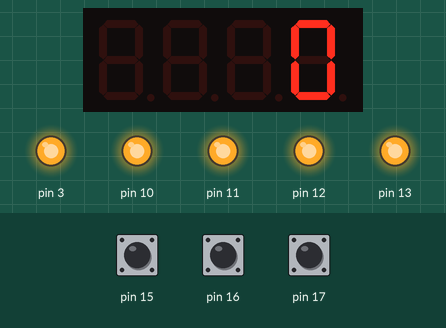
Recording of a sketch running on a simulated Arduino Uno, built with avr-gcc and run on an emulated ATmega328P. Parts: 4-digit seven-segment display, output pins drawn as LEDs (lit = HIGH). Inputs (shaded band) come from the test bench; at power-on: pin 15 HIGH, pin 16 HIGH, pin 17 HIGH.

Above: at 1.2 s.
1.3 s: pin 15 pulled LOW for 3.2 s
At 1.8 s:
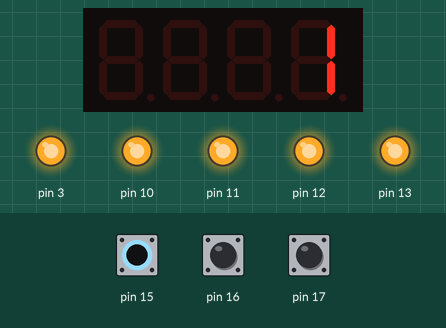
6.0 s: pin 15 pulled LOW for 0.15 s
At 6.6 s:
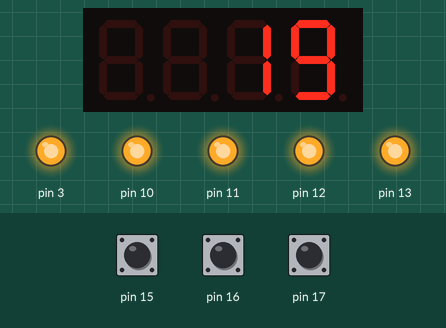
Timing chart, 0 to 9.0 s (numbered marks = the images above; inputs shaded):
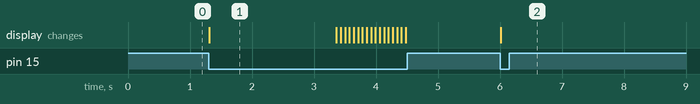

The sketch:

HW.ino
```cpp
/*
1번 누르면 숫자증가
2번 누르면 숫자감소
3번 누르면 0으로 초기화
숫자는 세븐세그먼트에 출력
*/


#include <MultiFuncShield.h>

int count = 0;

void setup() {
  Serial.begin(9600);
  MFS.initialize();    // MFS 초기화

}


void loop() {
  MFS.write(count);   // 세븐세그먼트 출력
  byte btn = MFS.getButton();
  byte btn_num = btn & B00111111;
  byte btn_action = btn & B11000000;

  // 짧게 누르거나 길게 누른 경우
  if(btn_action == BUTTON_PRESSED_IND || btn_action == BUTTON_LONG_PRESSED_IND)
  {
    if(btn_num == 1){if(count<9999){count++;}}
    else if(btn_num == 2){if(count>0){count--;}}
    else if(btn_num == 3){count = 0;}
  }

}
```

Measured:
- after the input at 1.3 s, the display: changes at once (image 1)
- after the input at 6.0 s, the display: changes at once (image 2)
- what the display in image 1 shows lasts 2.1 s, from 1.3 s to 3.4 s
